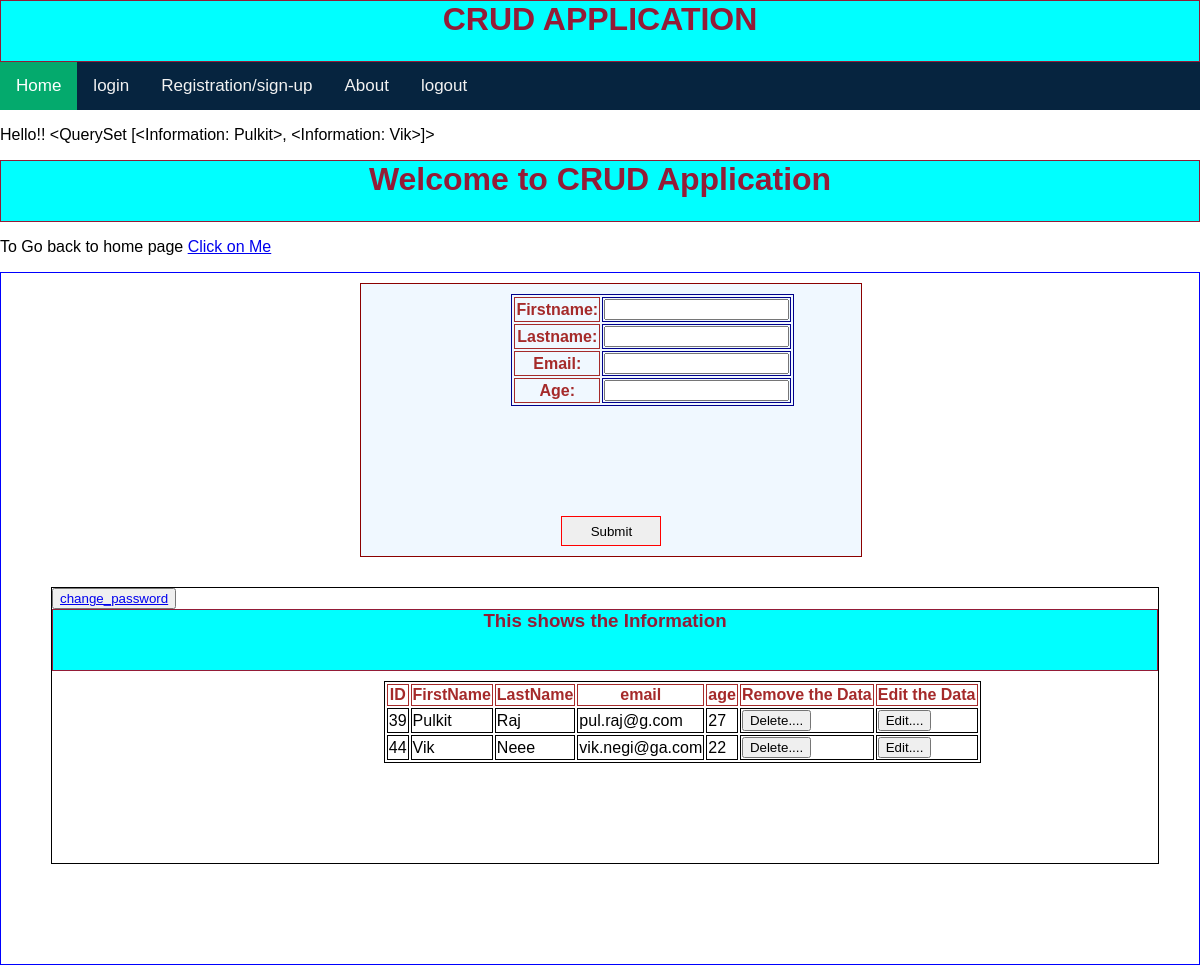
The page /crud (signed in) on the database its author committed.
### crud1/models.py (models this page shows)
class Information(models.Model):
    user = models.ForeignKey(User, on_delete=models.CASCADE, null=True, blank=True)
    firstname = models.CharField(max_length=20, default=' ')
    lastname = models.CharField(max_length=20)
    email = models.EmailField()
    age = models.IntegerField()
    def __str__(self):
        return self.firstname

### crud1/views.py (the view)
# urls.py: path('crud', views.my_view, name='my_view'),
@login_required(login_url='/login/')
def my_view(request):
    if request.method == 'POST':
        fm = InformationForm(request.POST)
        if fm.is_valid():
            fm.save()
        return HttpResponseRedirect(reverse('my_view'))
    else:
        fm = InformationForm()
    data = Information.objects.filter(user=request.user)
    context = {
        'form': fm,
        "data_info": data
    }
    return render(request, "home.html", context)

### crud1/form.py
class InformationForm(ModelForm):
    class Meta:
        model = Information
        fields = ['firstname', 'lastname', 'email', 'age']

### templates/home.html (shortened to what this page needs)
{% extends 'base.html' %}
{% block content %}
<head>
</head>
<body>
<p>Hello!! {{ data_info }}</p>
<h1>Welcome to CRUD Application</h1>
<p> To Go back to home page <a href="{% url "home" %}">Click on Me</a></p>
<div class = 'first'>
<div class="form">
<form action = "#" method="POST" >
    <table>
    {{ form.as_table }}
    </table>
    <input class="container" type="submit" value = "Submit">
</form>
</div>
<div class="table">
<button type="button"><a href="{% url 'change-password' %}">change_password</a></button>
    <h3>This shows the Information</h3>
    {% if data_info %}
    <table>
    <thead>
        <tr>
            <th>ID</th>
            <th>FirstName</th>
            <th>LastName</th>
            <th>email</th>
            <th>age</th>
            <th>Remove the Data</th>
            <th>Edit the Data</th>
        </tr>
    <tbody>
        {% for inf in data_info %}
        <tr>
            <td>{{ inf.id }}</td>
            <td>{{ inf.firstname }}</td>
            <td>{{ inf.lastname }}</td>
            <td>{{ inf.email }}</td>
            <td>{{ inf.age }}</td>
            <td ><a href = "{% url 'confirm_delete' id=inf.id %}" style="color: Blue">
                <button>Delete....</button>
                </a>
            </td>
            <td ><a href = '{% url 'updated' id=inf.id %}'>
                <button>Edit....</button>
                </a>
            </td>
        </tr>
    {% endfor %}
    </tbody>
    </thead>
    </table>
    {% endif %}
</div>
</div>
</body>
{% endblock %}

### templates/base.html (style rules this page uses)
body { margin: 0; font-family: Arial, Helvetica, sans-serif; }
h1, h3 { margin: Auto; text-align: center; color: #931c37; background-color: aqua; border: solid 1px; height: 60px; }

### templates/home.html (style rules this page uses)
.form { border: solid 1px darkred; margin: 10px 10px 30px 30%; width: 500px; color: darkblue; background-color: aliceblue; }
h1, h3 { margin: Auto; text-align: center; color: #931c37; background-color: aqua; border: solid 1px }
table,td, th,tr { border: solid 1px; align-items: center; margin: 10px 50px 100px 30%; }
th { font-width: bold; color: brown; }
.table { margin: 10px 40px 100px 50px; border: solid 1px }
.container { text-align: center; border: 1px solid red; width: 100px; height: 30px; margin: 10px 10px 10px 40%; }
.first { border: 1px solid blue; }

### rows shown on the page
Information: firstname.firstname "<QuerySet [<Information: Pulkit>, <Information: Vik>]>", id "39", firstname "Pulkit", lastname "Raj", email "pul.raj@g.com", age "27"
Information: id "44", firstname "Vik", lastname "Neee", email "vik.negi@ga.com", age "22"
